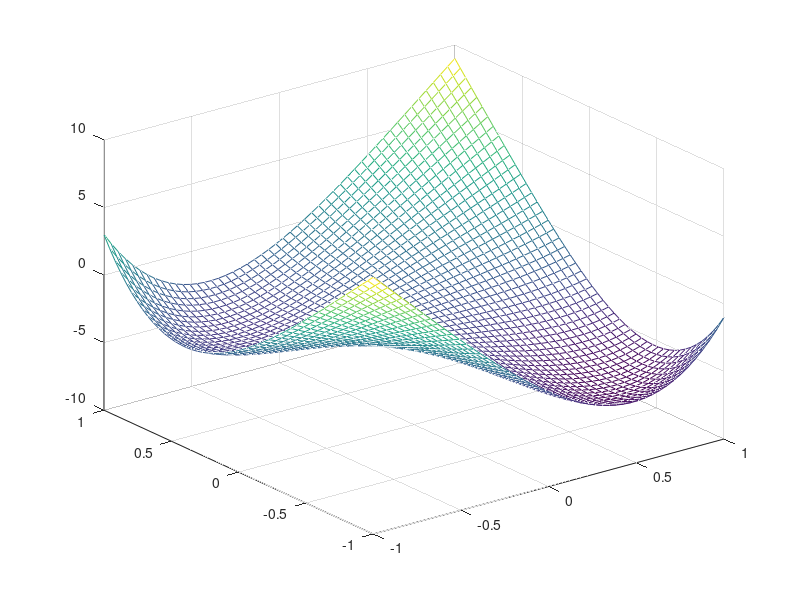
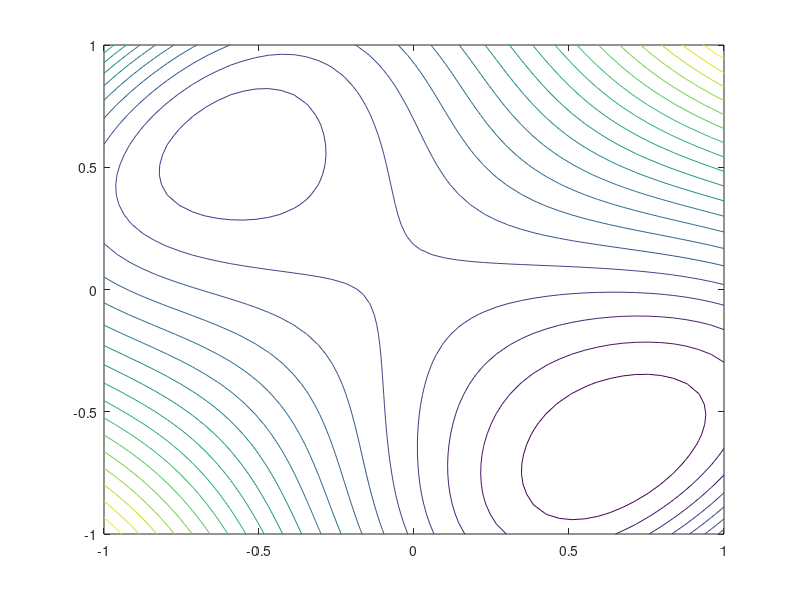

These charts were generated, in order, by the following MATLAB code:
%problem 2
clc; close all;
%set range of x from -1 to 1 
x = linspace(-1,1,50);
y = x;
% create a meshgrid for plotting the function
[x1,x2] = meshgrid(x,y);
% define the given function for 3d plotting
f = (x2-x1).^4+12.*x1.*x2-x1+x2-3;
box on; mesh(x1,x2,f); %plot the function
figure;
% plot contours of the function
contour(x1,x2,f, 20)